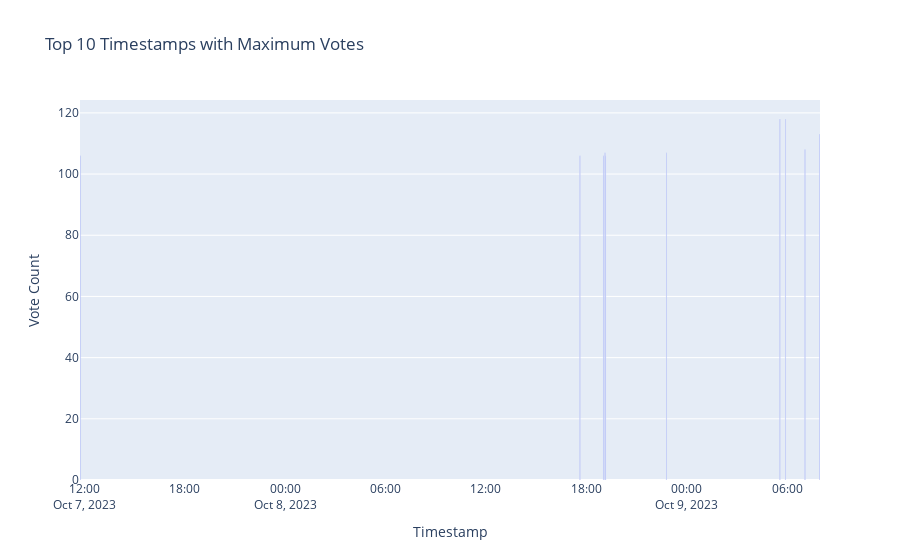

Notebook source saved alongside this figure:
### Code cell
# Create a bar chart
fig = px.bar(timestamps_sorted, x='Timestamp', y='Vote Count', 
             labels={'Timestamp': 'Timestamp', 'Vote Count': 'Vote Count'},
             title='Top 10 Timestamps with Maximum Votes')

# Show the chart
fig.show()

### Figure 1 — Plotly figure (JSON) as saved in the notebook; plotly's stock layout.template omitted (floating-point values rounded to 4 significant figures)
{"data": [{"alignmentgroup": "True", "hovertemplate": "Timestamp=%{x}<br>Vote Count=%{y}<extra></extra>", "legendgroup": "", "marker": {"color": "#636efa", "pattern": {"shape": ""}}, "name": "", "offsetgroup": "", "orientation": "v", "showlegend": false, "textposition": "auto", "type": "bar", "x": ["2023-10-07 11:46:27", "2023-10-08 17:37:10", "2023-10-08 19:01:16", "2023-10-08 19:07:00", "2023-10-08 19:09:28", "2023-10-08 22:46:54", "2023-10-09 05:33:51", "2023-10-09 05:53:10", "2023-10-09 07:03:46", "2023-10-09 07:56:21"], "xaxis": "x", "y": [106, 106, 106, 107, 106, 107, 118, 118, 108, 113], "yaxis": "y"}], "layout": {"barmode": "relative", "legend": {"tracegroupgap": 0}, "title": {"text": "Top 10 Timestamps with Maximum Votes"}, "xaxis": {"anchor": "y", "domain": [0, 1], "title": {"text": "Timestamp"}}, "yaxis": {"anchor": "x", "domain": [0, 1], "title": {"text": "Vote Count"}}}}
